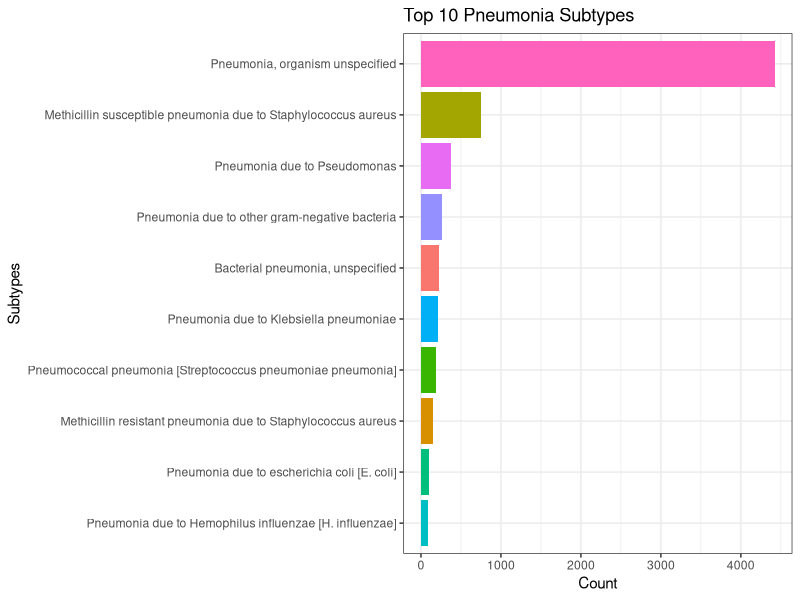
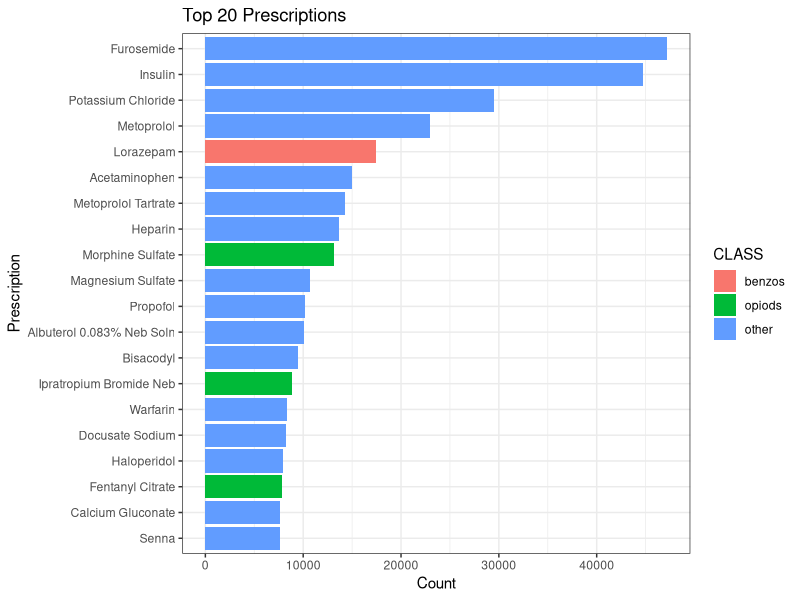

Source code (R) for these figures, in order:
#=============================================================================================#
#Name: mimic_plots.R
#Programmer: Inna Cohen
#Date Created: December 12, 2022
#=============================================================================================#
library(ggplot2)
library(magrittr)
library(dplyr)

setwd("C:/Users/12034/Documents/GitHub/Bis638_FinalProject/inna/")

#=========================================#
# CSV files were downloaded from sql queries 
#=========================================#
view_icd = read.csv("data/view_icd.csv")
drugs2 = read.csv("data/drugs2.csv")


#=========================================#
# Figure 2, Top 10 Pneumonia Subtypes
#=========================================#
view_icd %>% head(10) %>%
ggplot(aes(y=reorder(subtype,n), 
               x=n, 
               fill=subtype,
               text=paste("n:",n))) + 
    geom_col() +
    theme_bw() +
    labs(y="Subtypes", x="Count", title="Top 10 Pneumonia Subtypes") + 
    theme(legend.position="none")


#=========================================#
# Figure 3, Top 20 Prescriptions
#=========================================#
drugs2 %>%
    arrange(desc(n)) %>%
    head(20) %>%
ggplot(aes(y=reorder(DRUG,n), 
                     x=n, 
                     fill=CLASS,
                     text=paste("n:",n))) + 
    geom_col() +
    theme_bw() +
    labs(y="Prescription", x="Count", title="Top 20 Prescriptions") 
